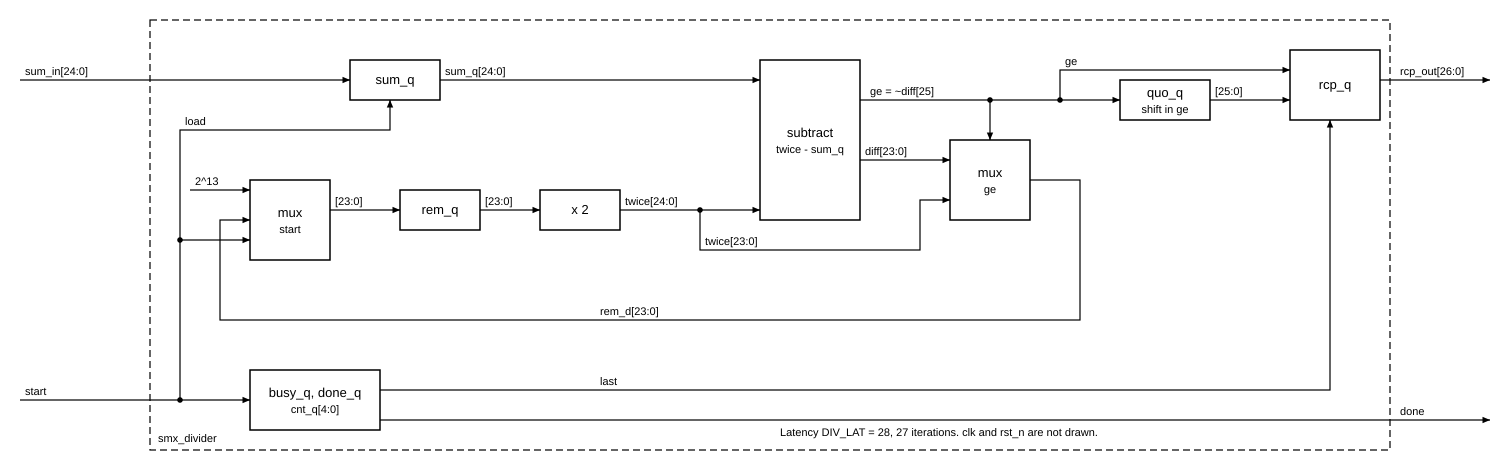

This figure's Python source:
"""smx_divider: Rcp = floor(2^40 / sum), restoring. Run: python3 docs/spec/fig/smx_divider.py"""
from schematic import Sheet

s = Sheet("smx_divider", 1510, 470)
s.boundary(150, 20, 1240, 430, "smx_divider")

s.box(350, 60, 90, 40, "sum_q")
s.box(250, 180, 80, 80, "mux", "start")
s.box(400, 190, 80, 40, "rem_q")
s.box(540, 190, 80, 40, "x 2")
s.box(760, 60, 100, 160, "subtract", "twice - sum_q")
s.box(950, 140, 80, 80, "mux", "ge")
s.box(1120, 80, 90, 40, "quo_q", "shift in ge")
s.box(1290, 50, 90, 70, "rcp_q")
s.box(250, 370, 130, 60, "busy_q, done_q", "cnt_q[4:0]")

s.wire([(20, 80), (350, 80)], "sum_in[24:0]")
s.wire([(440, 80), (760, 80)], "sum_q[24:0]")
s.wire([(190, 190), (250, 190)], "2^13")
s.wire([(330, 210), (400, 210)], "[23:0]")
s.wire([(480, 210), (540, 210)], "[23:0]")
s.wire([(620, 210), (760, 210)], "twice[24:0]")
s.dot(700, 210)
s.wire([(700, 210), (700, 250), (920, 250), (920, 200), (950, 200)], "twice[23:0]", at=1)
s.wire([(860, 160), (950, 160)], "diff[23:0]")
s.wire([(860, 100), (1120, 100)], "ge = ~diff[25]", lx=870)
s.dot(990, 100)
s.wire([(990, 100), (990, 140)])
s.dot(1060, 100)
s.wire([(1060, 100), (1060, 70), (1290, 70)], "ge", at=1)
s.wire([(1210, 100), (1290, 100)], "[25:0]")
s.wire([(1380, 80), (1490, 80)], "rcp_out[26:0]", lx=1400, port=True)
s.wire([(1030, 180), (1080, 180), (1080, 320), (220, 320), (220, 220), (250, 220)], "rem_d[23:0]", at=2, lx=600)
s.wire([(20, 400), (250, 400)], "start")
s.dot(180, 400)
s.wire([(180, 400), (180, 130), (390, 130), (390, 100)], "load", at=1)
s.dot(180, 240)
s.wire([(180, 240), (250, 240)])
s.wire([(380, 390), (1330, 390), (1330, 120)], "last", lx=600)
s.wire([(380, 420), (1490, 420)], "done", lx=1400, port=True)
s.note(780, 444 - 8, "Latency DIV_LAT = 28, 27 iterations. clk and rst_n are not drawn.")
s.save(__file__)
